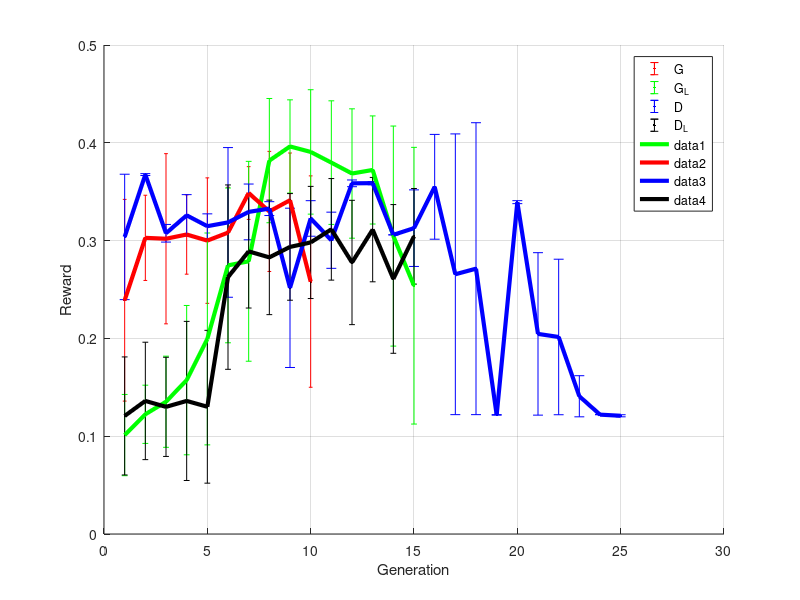

The MATLAB source for this figure:
clear all
close all
clc

% comparable data set 1
%data_g = [ 0.109642, 0.0350446,  0.119037, 0.0485711,  0.0906766, 0.0327519,  0.179049, 0.0850993,  0.254659, 0.0254525,  0.209815, 0.0868624,  0.262357, 0.110531,  0.368885, 0.0346773,  0.40312, 0.0352505,  0.367872, 0.0281075,  0.317381, 0.079175,  0.311228, 0.0814724,  0.311861, 0.0485323,  0.294465, 0.0177639,  0.271574, 0.0905554];
% comparable data set 2
%data_g = [ 0.21498, 0.145194,  0.297123, 0.0253722,  0.365137, 0.000708997,  0.273017, 0.0227388,  0.289679, 0.0368682,  0.303403, 0.0491745,  0.323964, 0.020004,  0.316773, 0.0105844,  0.298896, 0.00324117,  0.2992, 0.0508457,  0.343766, 0.0133698,  0.31966, 0.0107363,  0.331966, 0.0272967,  0.240454, 0.0702927,  0.236048, 0.0698369,];
% comparable data set 3
%data_g = [0.315102, 0.0607718,  0.207131, 0.13461,  0.190773, 0.118252,  0.318292, 0.0340828,  0.280563, 0.048111,  0.365745, 0.0336271,  0.366707, 0.0243594,  0.37162, 0.0242074,  0.331409, 0.00313988,  0.199078, 0.126557,  0.356528, 0.00941963,  0.171376, 0.099058,  0.343766, 0.0133698,  0.319609, 0.0149397,  0.232908, 0.0627469,  0.166211, 0,  0.340322, 0.0129647,  0.328522, 0.0286134,  0.347463, 0.00967285,  0.334093, 0.00673553,  0.313025, 0.0173706,  0.28973, 0.00592524,  0.325636, 0.00476046,  0.30391, 0.000759646,  0.357288, 0.000151932,];
% comparable set 4
data_g  = [ 0.239016, 0.103128,  0.302816, 0.0435659,  0.301904, 0.0870091,  0.306229, 0.0405606,  0.3, 0.0641554,  0.308143, 0.0463987,  0.348658, 0.0269782,  0.329829, 0.0613974,  0.341284, 0.0483012, 0.258118, 0.108075, ];
iter = 1;
for i=1:2:length(data_g)
   m_g(iter) = data_g(i);
   s_g(iter) = data_g(i+1);
   iter = iter +1;
end

x_g = 1:length(m_g);
figure
%plot(x_g, m_g, 'r', 'lineWidth' , 3);
hold all
errorbar(x_g,m_g,s_g, 'r.')

% comparable set 1
data_gl = [0.10116, 0.0415372,  0.122394, 0.0297711,  0.135232, 0.0466047,  0.157333, 0.0763425,  0.199453, 0.10832,  0.274668, 0.0791461,  0.278846, 0.102182,  0.381789, 0.0635232,  0.396268, 0.0476656,  0.390672, 0.0636139,  0.379743, 0.0631864,  0.368601, 0.0661401, 0.372222, 0.0552704, 0.304634, 0.1125, 0.253884, 0.14146];

iter = 1;
for i=1:2:length(data_gl)
   m_gl(iter) = data_gl(i);
   s_gl(iter) = data_gl(i+1);
   iter = iter +1;
end

x_gl = 1:length(m_gl);
%plot(x_gl, m_gl, 'g', 'lineWidth', 3);
errorbar(x_gl,m_gl,s_gl, 'g.')

% random test set
%data_d = [0.103835, 0.147304, 0.254406, 0.328328, 0.318039, 0.322082, 0.347868, 0.37227, 0.347049, 0.327872, 0.379056, 0.405289, ];
% comparable data set 1
%data_d = [0.108199, 0.0364407,  0.0786742, 0.00907103,  0.0978679, 0.0250781,  0.121493, 0.0285096,  0.156082, 0.0582095,  0.207738, 0.0891166,  0.258939, 0.0826817,  0.326522, 0.017947,  0.313734, 0.0337374,  0.322318, 0.00750797,  0.331232, 0.0157003,  0.270688, 0.0964743,  0.274385, 0.0619075,  0.269346, 0.0573162,  0.326446, 0.0268488,];
% comparable data set 2
%data_d = [0.262028, 0.0978426,  0.345488, 0.0156994,  0.331966, 0.0257774,  0.331865, 0.0214221,  0.344627, 0.0256761,  0.387825, 0.0500355,  0.341082, 0.0364124,  0.258736, 0.0885749,  0.348628, 0.00779906,  0.256457, 0.086296,  0.344323, 0.0139269,  0.320115, 0.0244607,  0.333333, 0.0238023,  0.357389, 0.00197507,  0.308316, 0.00243087,]
% comparable data set 3
data_d = [0.303758, 0.0641143,  0.367517, 0.000962228,  0.307505, 0.00901449,  0.325838, 0.0211688,  0.314747, 0.0126102,  0.318596, 0.0765218,  0.329333, 0.0285121,  0.332726, 0.00709003,  0.251697, 0.0814342,  0.322648, 0.0181809,  0.300365, 0.0287147,  0.358554, 0.00344373,  0.358756, 0.00162058,  0.305885, 0,  0.312722, 0.0391472,  0.355009, 0.0535805,  0.265573, 0.143523,  0.271295, 0.149245,  0.121797, 0.000253215,  0.339309, 0.00151929,  0.204598, 0.0830548,  0.201459, 0.0795098,  0.140839, 0.0210169,  0.12205, 0,  0.120885, 0.00106351,];

iter = 1;
for i=1:2:length(data_d)
   m_d(iter) = data_d(i);
   s_d(iter) = data_d(i+1);
   iter = iter +1;
end

x_d = 1:length(m_d);
%plot(x_gl, m_gl, 'g', 'lineWidth', 3);
errorbar(x_d,m_d,s_d, 'b.')

% comparable data set 1
data_dl = [0.120713, 0.0603522,  0.136073, 0.0600274,  0.130006, 0.050701,  0.136058, 0.0813454,  0.130112, 0.078129,  0.262661, 0.0942608,  0.288975, 0.05792,  0.282842, 0.0585393,  0.293553, 0.0545229,  0.298101, 0.0573418,  0.311516, 0.051919,  0.277636, 0.0635572,  0.311233, 0.0533586,  0.260807, 0.0760252,  0.304391, 0.0488857,];

iter = 1;
for i=1:2:length(data_dl)
   m_dl(iter) = data_dl(i);
   s_dl(iter) = data_dl(i+1);
   iter = iter +1;
end

x_dl = 1:length(m_dl);
errorbar(x_dl,m_dl,s_dl, 'k.')


grid on
xlabel('Generation')
ylabel('Reward')
legend('G', 'G_L', 'D', 'D_L')

plot(x_gl, m_gl, 'g', 'lineWidth', 3);
plot(x_g, m_g, 'r', 'lineWidth' , 3);
plot(x_d, m_d, 'b', 'lineWidth' , 3);
plot(x_dl, m_dl, 'k', 'lineWidth' , 3);








